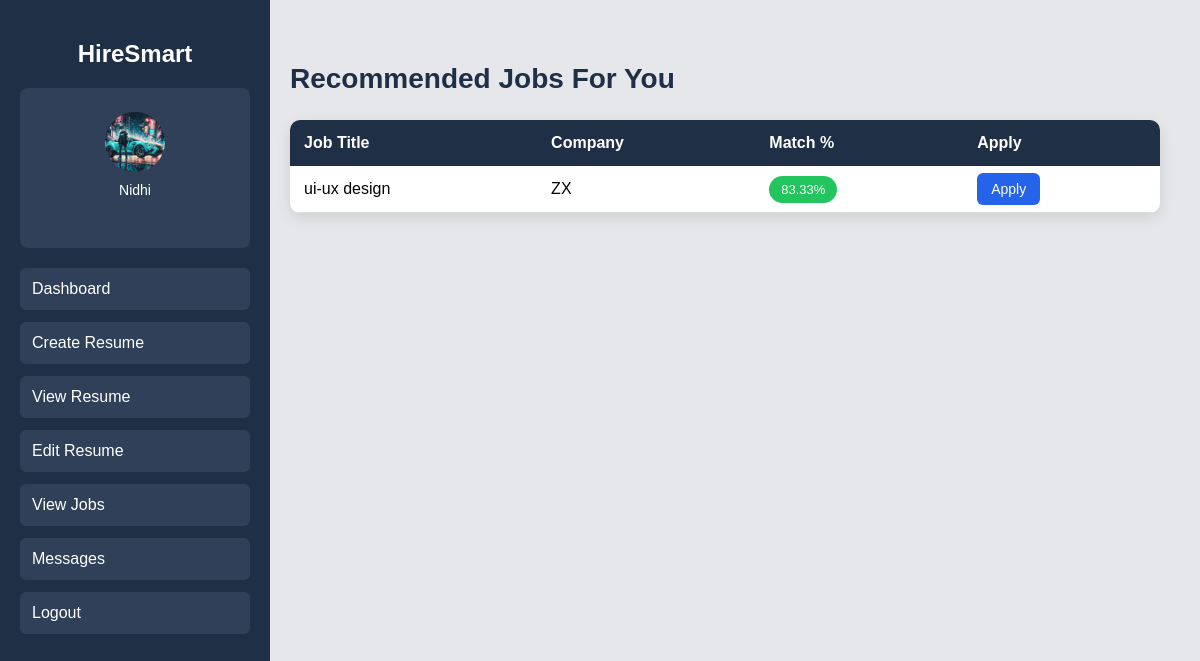
Screenshot of /recommended-jobs/ (signed in) with the database file from the repository.
### accounts/models.py (models this page shows, shortened)
class Student(models.Model):
    name = models.CharField(max_length=100)
    email = models.EmailField(unique=True)
    password = models.CharField(max_length=100)
    otp = models.CharField(max_length=6, null=True, blank=True)
    is_verified = models.BooleanField(default=False)
    photo = models.ImageField(upload_to='student_photos/', null=True, blank=True)

class Job(models.Model):
    hr = models.ForeignKey(HR, on_delete=models.CASCADE, null=True, blank=True)
    title = models.CharField(max_length=200)
    company = models.CharField(max_length=200)
    skills = models.TextField()
    experience = models.IntegerField(default=0)
    description = models.TextField()
    posted_date = models.DateTimeField(auto_now_add=True)

### accounts/views.py (the view)
# urls.py: path("recommended-jobs/", views.recommended_jobs, name="recommended_jobs"),
def recommended_jobs(request):
    email = request.session.get("student_email")
    if not email:
        return redirect("student_login")
    student = Student.objects.get(email=email)
    resume = Resume.objects.filter(student=student).last()
    jobs = Job.objects.all()
    job_scores = []
    for job in jobs:
        score = calculate_job_match(resume, job)
        if score >= 70:
            job_scores.append({
                "job": job,
                "score": score
            })
    job_scores = sorted(job_scores, key=lambda x: x["score"], reverse=True)
    return render(request, "recommended_jobs.html", {
        "job_scores": job_scores,
        "student": student
    })

### accounts/views.py (called while the page is built)
def calculate_job_match(resume, job):
    resume_skills = set((resume.skills or "").lower().split(","))
    job_skills = set((job.skills or "").lower().split(","))
    matched_skills = resume_skills.intersection(job_skills)
    if len(job_skills) > 0:
        skill_score = (len(matched_skills) / len(job_skills)) * 100
    else:
        skill_score = 0
    resume_exp = resume.experience or 0
    job_exp = job.experience or 0
    if resume_exp >= job_exp:
        exp_score = 100
    else:
        if job_exp > 0:
            exp_score = (resume_exp / job_exp) * 100
        else:
            exp_score = 0
    final_score = (skill_score * 0.5) + (exp_score * 0.5)
    return round(final_score, 2)

### accounts/templates/recommended_jobs.html (shortened to what this page needs)
{% extends 'base_student.html' %}
{% load static %}
{% block content %}
<h2 class="page-title">Recommended Jobs For You</h2>
<table class="job-table">
<tr>
<th>Job Title</th>
<th>Company</th>
<th>Match %</th>
<th>Apply</th>
</tr>
{% for item in job_scores %}
<tr>
<td>{{ item.job.title }}</td>
<td>{{ item.job.company }}</td>
<td>
<span class="match">{{ item.score }}%</span>
</td>
<td>
<a href="{% url 'apply_job' item.job.id %}" class="apply-btn">
Apply
</a>
</td>
</tr>
{% empty %}
<tr>
<td colspan="4">No recommended jobs found</td>
</tr>
{% endfor %}
</table>
{% endblock %}

### accounts/templates/base_student.html (shortened to what this page needs)
{% load static %}
<!DOCTYPE html>
<html>
<head>
</head>
<body>
<div class="main-container">
<div class="sidebar">
<h2>HireSmart</h2>
<div class="profile-menu">
<a href="{% url 'student_profile' %}" style="text-decoration:none;color:white;">
{% if student.photo %}
<img src="{{ student.photo.url }}" class="profile-img">
{% else %}
<div class="profile-icon">
{{ student.name|slice:":1" }}
</div>
{% endif %}
<p class="profile-name">{{ student.name }}</p>
</a>
</div>
<a href="{% url 'student_dashboard' %}">Dashboard</a>
<a href="{% url 'create_resume' %}">Create Resume</a>
<a href="{% url 'view_resume' %}">View Resume</a>
<a href="{% url 'edit_resume' %}">Edit Resume</a>
<a href="{% url 'student_jobs' %}">View Jobs</a>
<a href="{% url 'student_messages' %}" class="menu-btn">Messages</a>
<a href="{% url 'student_logout' %}">Logout</a>
</div>
<div class="content">
{% block content %}
{% endblock %}
</div>
</div>
</body>
</html>

### accounts/templates/base_student.html (style rules this page uses)
body { margin:0; font-family:Arial; background:#e5e7eb; }
.main-container { display:flex; }
.sidebar { width:230px; background:#1f2f46; height:100vh; padding:20px; color:white; position:fixed; left:0; top:0; }
.sidebar h2 { text-align:center; margin-bottom:20px; }
.profile-menu { text-align:center; margin-bottom:20px; background:#2f4058; padding:12px; border-radius:8px; }
.profile-img { width:60px; height:60px; border-radius:50%; object-fit:cover; margin:auto; margin-bottom:10px; display:block; }
.profile-name { font-size:14px; margin-top:5px; color:white; }
.sidebar a { display:block; background:#2f4058; padding:12px; margin-bottom:12px; color:white; text-decoration:none; border-radius:6px; }
.content { margin-left:250px; padding:40px; width:100%; }

### accounts/templates/recommended_jobs.html (style rules this page uses)
.page-title { font-size:28px; margin-bottom:25px; color:#1f2f46; }
.job-table { width:100%; border-collapse:collapse; background:white; border-radius:10px; overflow:hidden; box-shadow:0 5px 15px rgba(0,0,0,0.1); }
.job-table th { background:#1f2f46; color:white; padding:14px; text-align:left; }
.job-table td { padding:14px; border-bottom:1px solid #ddd; }
.match { background:#22c55e; color:white; padding:6px 12px; border-radius:20px; font-size:13px; }
.apply-btn { background:#2563eb; color:white; padding:8px 14px; border-radius:6px; text-decoration:none; font-size:14px; }

### rows the page displays
Student: photo (picture), name "Nidhi"
Job: job "ui-ux design", job.company "ZX", score "83.33"
